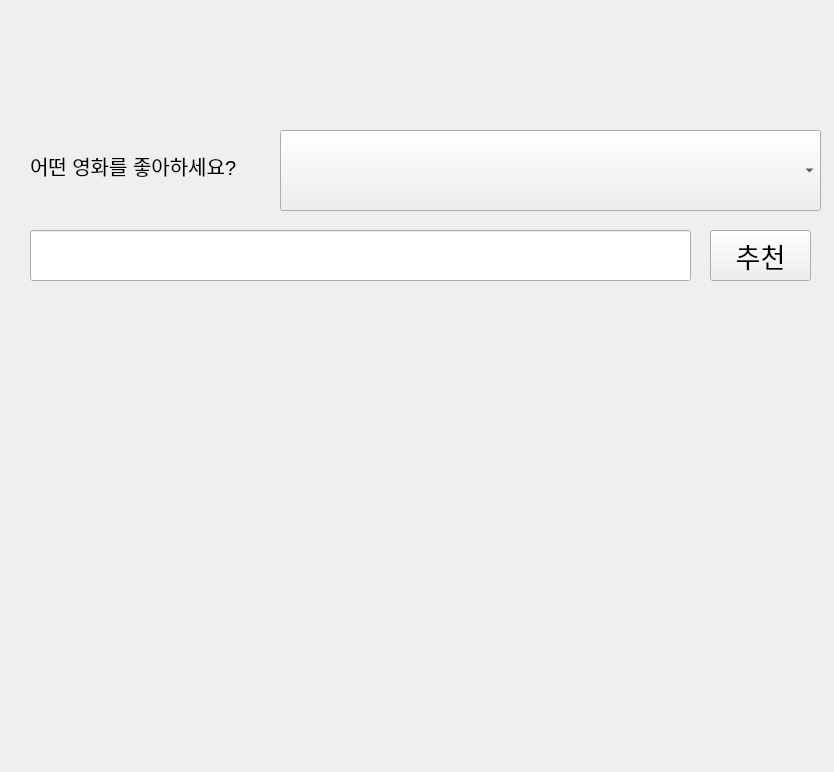
<?xml version="1.0" encoding="UTF-8"?>
<ui version="4.0">
 <class>Form</class>
 <widget class="QWidget" name="Form">
  <property name="geometry">
   <rect>
    <x>0</x>
    <y>0</y>
    <width>834</width>
    <height>772</height>
   </rect>
  </property>
  <property name="windowTitle">
   <string>Form</string>
  </property>
  <widget class="QComboBox" name="comboBox">
   <property name="geometry">
    <rect>
     <x>280</x>
     <y>130</y>
     <width>541</width>
     <height>81</height>
    </rect>
   </property>
   <property name="font">
    <font>
     <pointsize>15</pointsize>
    </font>
   </property>
  </widget>
  <widget class="QLabel" name="label">
   <property name="geometry">
    <rect>
     <x>30</x>
     <y>140</y>
     <width>231</width>
     <height>51</height>
    </rect>
   </property>
   <property name="font">
    <font>
     <pointsize>15</pointsize>
    </font>
   </property>
   <property name="text">
    <string>어떤 영화를 좋아하세요?</string>
   </property>
  </widget>
  <widget class="QLabel" name="lbl_recommendation">
   <property name="geometry">
    <rect>
     <x>50</x>
     <y>310</y>
     <width>731</width>
     <height>411</height>
    </rect>
   </property>
   <property name="font">
    <font>
     <pointsize>15</pointsize>
    </font>
   </property>
   <property name="text">
    <string/>
   </property>
   <property name="alignment">
    <set>Qt::AlignCenter</set>
   </property>
  </widget>
  <widget class="QLineEdit" name="le_keyword">
   <property name="geometry">
    <rect>
     <x>30</x>
     <y>230</y>
     <width>661</width>
     <height>51</height>
    </rect>
   </property>
   <property name="font">
    <font>
     <pointsize>15</pointsize>
    </font>
   </property>
  </widget>
  <widget class="QPushButton" name="btn_recommendation">
   <property name="geometry">
    <rect>
     <x>710</x>
     <y>230</y>
     <width>101</width>
     <height>51</height>
    </rect>
   </property>
   <property name="font">
    <font>
     <pointsize>20</pointsize>
    </font>
   </property>
   <property name="text">
    <string>추천</string>
   </property>
  </widget>
 </widget>
 <resources/>
 <connections/>
</ui>
